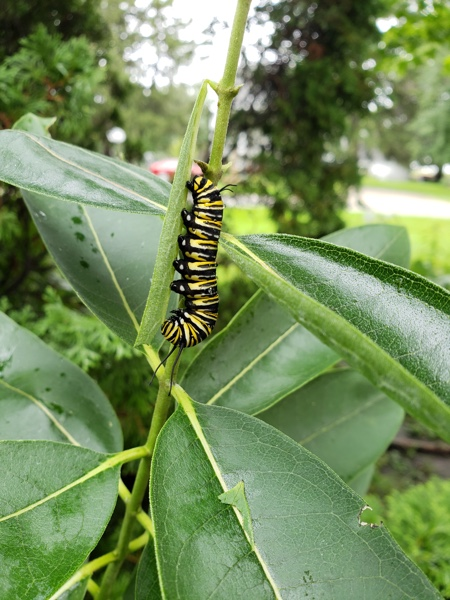
#> input picture CV/before/CV_WEEK01_2_AM/monarch_caterpillar.jpg, 450 x 600 px
$ python create_grayscale.py
#> lines starting #> are read from the running program, lines starting #| are printed output that depends on the picture
from PIL import Image

def grayscale(input_image_path, output_image_path):
#> called with input_image_path = 'monarch_caterpillar.jpg', output_image_path = 'gray_caterpillar.jpg'
    color_image = Image.open(input_image_path)
#> color_image is the input picture: PIL image 450x600 RGB; mean R, G, B 117.1, 141.5, 92
    #gray_scale = color_image.convert("1")
    #gray_scale = color_image.convert("1", dither=0)
    gray_scale = color_image.convert("L")
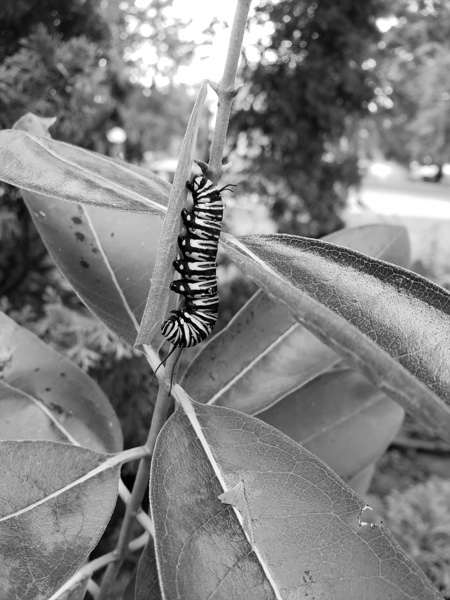
#> gray_scale: PIL image 450x600 L; min 0, max 255, mean 128.6
    gray_scale.save(output_image_path)

if __name__ == "__main__":
    grayscale("monarch_caterpillar.jpg", "gray_caterpillar.jpg")
    #grayscale("monarch_caterpillar.jpg", "bw_caterpillar.jpg")
    #grayscale("monarch_caterpillar.jpg", "dither_caterpillar.jpg")
